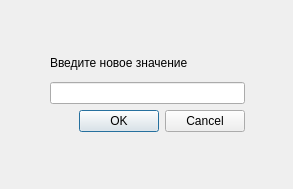
<?xml version="1.0" encoding="UTF-8"?>
<ui version="4.0">
 <class>ChangeVal</class>
 <widget class="QDialog" name="ChangeVal">
  <property name="geometry">
   <rect>
    <x>0</x>
    <y>0</y>
    <width>293</width>
    <height>189</height>
   </rect>
  </property>
  <property name="windowTitle">
   <string>Dialog</string>
  </property>
  <widget class="QWidget" name="verticalLayoutWidget">
   <property name="geometry">
    <rect>
     <x>50</x>
     <y>50</y>
     <width>195</width>
     <height>82</height>
    </rect>
   </property>
   <layout class="QVBoxLayout" name="verticalLayout">
    <item>
     <widget class="QLabel" name="label">
      <property name="cursor">
       <cursorShape>ArrowCursor</cursorShape>
      </property>
      <property name="text">
       <string>Введите новое значение</string>
      </property>
     </widget>
    </item>
    <item>
     <widget class="QLineEdit" name="lineEdit"/>
    </item>
    <item>
     <widget class="QDialogButtonBox" name="buttonBox">
      <property name="orientation">
       <enum>Qt::Horizontal</enum>
      </property>
      <property name="standardButtons">
       <set>QDialogButtonBox::Cancel|QDialogButtonBox::Ok</set>
      </property>
     </widget>
    </item>
   </layout>
  </widget>
 </widget>
 <resources/>
 <connections>
  <connection>
   <sender>buttonBox</sender>
   <signal>accepted()</signal>
   <receiver>ChangeVal</receiver>
   <slot>accept()</slot>
   <hints>
    <hint type="sourcelabel">
     <x>248</x>
     <y>254</y>
    </hint>
    <hint type="destinationlabel">
     <x>157</x>
     <y>274</y>
    </hint>
   </hints>
  </connection>
  <connection>
   <sender>buttonBox</sender>
   <signal>rejected()</signal>
   <receiver>ChangeVal</receiver>
   <slot>reject()</slot>
   <hints>
    <hint type="sourcelabel">
     <x>316</x>
     <y>260</y>
    </hint>
    <hint type="destinationlabel">
     <x>286</x>
     <y>274</y>
    </hint>
   </hints>
  </connection>
 </connections>
</ui>
